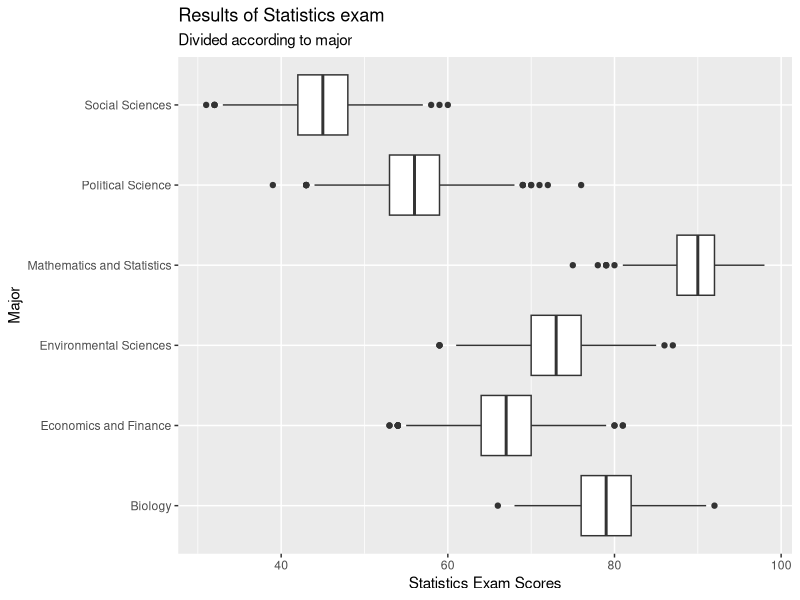
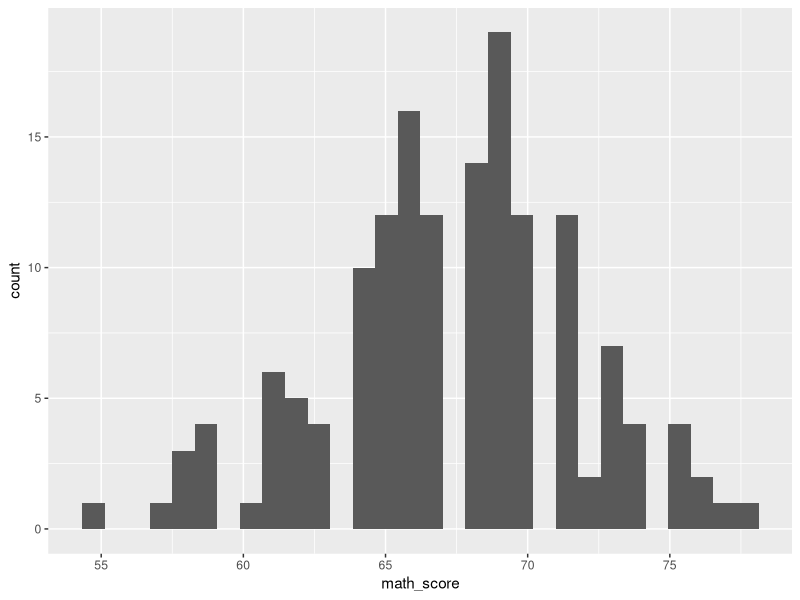
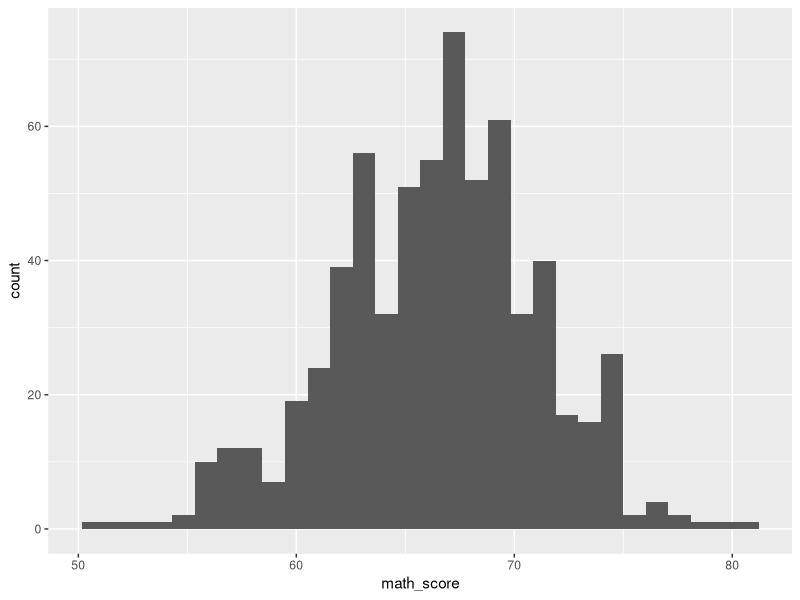

The R script that drew these images, in order:
## ---- chunk 1
knitr::opts_chunk$set(echo = TRUE)
## ---- chunk 2
suppressPackageStartupMessages(library(tidyverse))
## ---- chunk 3
students <- readr::read_csv('data/students_exam_performance.csv')
colnames(students)
## ---- chunk 4

ggplot(students)+
  geom_boxplot(aes(x=`statistics_score`, y=major))+
  labs(x='Statistics Exam Scores', y='Major', title ='Results of Statistics exam', subtitle ='Divided according to major')
## ---- chunk 5
students_b_m <- students %>% 
  filter(major =='Economics and Finance') %>% 
  filter(minor == 'Mathematics and Statistics')
students_b_nm <- students %>% 
  filter(major =='Economics and Finance') %>% 
  filter(minor != 'Mathematics and Statistics')
## ---- chunk 6
ggplot(students_b_m)+
  geom_histogram(aes(x= math_score))
## ---- chunk 7
ggplot(students_b_nm)+
  geom_histogram(aes(x= math_score))
## ---- chunk 8
t.test(students_b_m$math_score, students_b_nm$math_score)

## ---- chunk 9
accidents <- readr::read_csv("data/CarSeatLegislation.csv")
accidents %>% filter(Injury == 'Incapacitating') %>% group_by(Restraint) %>% tally() %>% mutate(Proportion = n/sum(n)) %>% knitr::kable()
## ---- chunk 10
tribble(~'Injury', ~'No Restraint', ~'Car Seat', ~'Lap and Shoulder Belt', ~'Lap-Only Belt',
        'Fatal', 6201, 1241, 978, 772,
        'Incapacitating', 6645, 1136, 1088, 1103,
        'Non-Incapacitating', 468, 1610, 1233, 1190,
        'Possible Injury', 1881, 1111, 772, 683,
        'No Injury', 1769, 1532, 974, 871) %>% knitr::kable()
